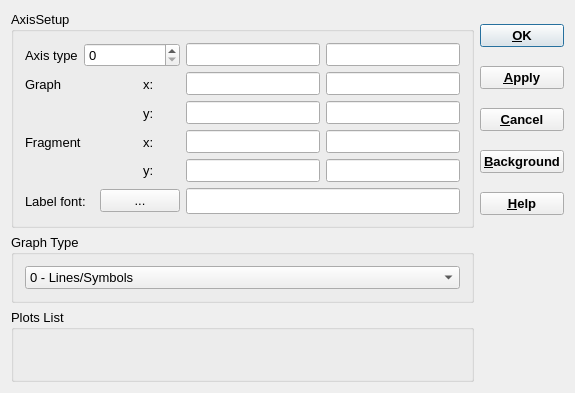
<?xml version="1.0" encoding="UTF-8"?>
<ui version="4.0">
 <class>LegendDialogData</class>
 <widget class="QDialog" name="LegendDialogData">
  <property name="windowModality">
   <enum>Qt::WindowModal</enum>
  </property>
  <property name="geometry">
   <rect>
    <x>0</x>
    <y>0</y>
    <width>575</width>
    <height>393</height>
   </rect>
  </property>
  <property name="font">
   <font>
    <pointsize>10</pointsize>
   </font>
  </property>
  <property name="windowTitle">
   <string>Legend and Configuration for: </string>
  </property>
  <layout class="QGridLayout">
   <item row="0" column="0">
    <widget class="QGroupBox" name="pAxis_2">
     <property name="sizePolicy">
      <sizepolicy hsizetype="Minimum" vsizetype="Minimum">
       <horstretch>0</horstretch>
       <verstretch>0</verstretch>
      </sizepolicy>
     </property>
     <property name="title">
      <string>AxisSetup</string>
     </property>
     <layout class="QGridLayout">
      <item row="0" column="0">
       <widget class="QLabel" name="TextLabel1">
        <property name="text">
         <string>Axis type</string>
        </property>
        <property name="wordWrap">
         <bool>false</bool>
        </property>
       </widget>
      </item>
      <item row="0" column="1" colspan="3">
       <widget class="QSpinBox" name="pAxis">
        <property name="maximum">
         <number>20</number>
        </property>
       </widget>
      </item>
      <item row="0" column="4" rowspan="5">
       <layout class="QGridLayout" name="layout">
        <item row="0" column="0">
         <widget class="QLineEdit" name="pXname">
          <property name="toolTip">
           <string>Name of  x  axis</string>
          </property>
          <property name="maxLength">
           <number>9</number>
          </property>
         </widget>
        </item>
        <item row="1" column="0">
         <widget class="QLineEdit" name="pX0">
          <property name="toolTip">
           <string>Minimum</string>
          </property>
         </widget>
        </item>
        <item row="3" column="1">
         <widget class="QLineEdit" name="pfXn">
          <property name="toolTip">
           <string>Maximum</string>
          </property>
         </widget>
        </item>
        <item row="4" column="1">
         <widget class="QLineEdit" name="pfYn">
          <property name="toolTip">
           <string>Maximum</string>
          </property>
         </widget>
        </item>
        <item row="1" column="1">
         <widget class="QLineEdit" name="pXn">
          <property name="toolTip">
           <string>Maximum</string>
          </property>
         </widget>
        </item>
        <item row="4" column="0">
         <widget class="QLineEdit" name="pfY0">
          <property name="toolTip">
           <string>Minimum</string>
          </property>
         </widget>
        </item>
        <item row="2" column="0">
         <widget class="QLineEdit" name="pY0">
          <property name="toolTip">
           <string>Minimum</string>
          </property>
         </widget>
        </item>
        <item row="0" column="1">
         <widget class="QLineEdit" name="pYname">
          <property name="toolTip">
           <string>Name of  y  axis</string>
          </property>
          <property name="maxLength">
           <number>9</number>
          </property>
         </widget>
        </item>
        <item row="3" column="0">
         <widget class="QLineEdit" name="pfX0">
          <property name="toolTip">
           <string>Minimum</string>
          </property>
         </widget>
        </item>
        <item row="2" column="1">
         <widget class="QLineEdit" name="pYn">
          <property name="toolTip">
           <string>Maximum</string>
          </property>
         </widget>
        </item>
       </layout>
      </item>
      <item row="1" column="0" colspan="3">
       <widget class="QLabel" name="TextLabel1_2">
        <property name="text">
         <string>Graph</string>
        </property>
        <property name="wordWrap">
         <bool>false</bool>
        </property>
       </widget>
      </item>
      <item row="1" column="3">
       <widget class="QLabel" name="TextLabel1_2_2">
        <property name="text">
         <string>x:</string>
        </property>
        <property name="wordWrap">
         <bool>false</bool>
        </property>
       </widget>
      </item>
      <item row="2" column="3">
       <widget class="QLabel" name="TextLabel1_2_2_2">
        <property name="text">
         <string>y:</string>
        </property>
        <property name="wordWrap">
         <bool>false</bool>
        </property>
       </widget>
      </item>
      <item row="3" column="0" colspan="3">
       <widget class="QLabel" name="TextLabel1_2_3">
        <property name="text">
         <string>Fragment</string>
        </property>
        <property name="wordWrap">
         <bool>false</bool>
        </property>
       </widget>
      </item>
      <item row="3" column="3">
       <widget class="QLabel" name="TextLabel1_2_2_3">
        <property name="text">
         <string>x:</string>
        </property>
        <property name="wordWrap">
         <bool>false</bool>
        </property>
       </widget>
      </item>
      <item row="4" column="3">
       <widget class="QLabel" name="TextLabel1_2_2_2_2">
        <property name="text">
         <string>y:</string>
        </property>
        <property name="wordWrap">
         <bool>false</bool>
        </property>
       </widget>
      </item>
      <item row="5" column="0" colspan="2">
       <widget class="QLabel" name="textLabel2">
        <property name="sizePolicy">
         <sizepolicy hsizetype="Minimum" vsizetype="Preferred">
          <horstretch>0</horstretch>
          <verstretch>0</verstretch>
         </sizepolicy>
        </property>
        <property name="toolTip">
         <string/>
        </property>
        <property name="text">
         <string>Label font:</string>
        </property>
        <property name="wordWrap">
         <bool>false</bool>
        </property>
       </widget>
      </item>
      <item row="5" column="2" colspan="2">
       <widget class="QPushButton" name="pBtnChangeFont">
        <property name="text">
         <string>...</string>
        </property>
       </widget>
      </item>
      <item row="5" column="4">
       <widget class="QLineEdit" name="pLabelFont">
        <property name="font">
         <font>
          <pointsize>11</pointsize>
         </font>
        </property>
        <property name="toolTip">
         <string>This label font is common for all graphs</string>
        </property>
        <property name="readOnly">
         <bool>true</bool>
        </property>
       </widget>
      </item>
     </layout>
    </widget>
   </item>
   <item row="0" column="1">
    <layout class="QVBoxLayout">
     <item>
      <widget class="QPushButton" name="pBtnOk">
       <property name="font">
        <font>
         <weight>75</weight>
         <bold>true</bold>
        </font>
       </property>
       <property name="toolTip">
        <string>Apply changes to the graph and close this dialog</string>
       </property>
       <property name="text">
        <string>&amp;OK</string>
       </property>
       <property name="default">
        <bool>true</bool>
       </property>
      </widget>
     </item>
     <item>
      <widget class="QPushButton" name="pBtnApply">
       <property name="font">
        <font>
         <weight>75</weight>
         <bold>true</bold>
        </font>
       </property>
       <property name="toolTip">
        <string>Apply changes to the graph and do not close this dialog</string>
       </property>
       <property name="text">
        <string>&amp;Apply</string>
       </property>
      </widget>
     </item>
     <item>
      <widget class="QPushButton" name="pBthCancel">
       <property name="font">
        <font>
         <weight>75</weight>
         <bold>true</bold>
        </font>
       </property>
       <property name="toolTip">
        <string>Discard  changes and close this dialog</string>
       </property>
       <property name="text">
        <string>&amp;Cancel</string>
       </property>
      </widget>
     </item>
     <item>
      <widget class="QPushButton" name="pBtnBackgr">
       <property name="font">
        <font>
         <weight>75</weight>
         <bold>true</bold>
        </font>
       </property>
       <property name="toolTip">
        <string>Set background color of the graph area</string>
       </property>
       <property name="text">
        <string>&amp;Background</string>
       </property>
      </widget>
     </item>
     <item>
      <widget class="QPushButton" name="pHelp">
       <property name="font">
        <font>
         <weight>75</weight>
         <bold>true</bold>
        </font>
       </property>
       <property name="text">
        <string>&amp;Help</string>
       </property>
       <property name="shortcut">
        <string>F1</string>
       </property>
      </widget>
     </item>
    </layout>
   </item>
   <item row="1" column="0">
    <widget class="QGroupBox" name="buttonGroup1">
     <property name="sizePolicy">
      <sizepolicy hsizetype="Minimum" vsizetype="Minimum">
       <horstretch>0</horstretch>
       <verstretch>0</verstretch>
      </sizepolicy>
     </property>
     <property name="title">
      <string>Graph Type</string>
     </property>
     <layout class="QVBoxLayout">
      <item>
       <widget class="QComboBox" name="comboBox1">
        <item>
         <property name="text">
          <string>0 - Lines/Symbols</string>
         </property>
        </item>
        <item>
         <property name="text">
          <string>1 - Cumulative</string>
         </property>
        </item>
        <item>
         <property name="text">
          <string>2 - Isolines</string>
         </property>
        </item>
       </widget>
      </item>
     </layout>
    </widget>
   </item>
   <item row="2" column="0">
    <widget class="QGroupBox" name="plotsLst">
     <property name="sizePolicy">
      <sizepolicy hsizetype="Expanding" vsizetype="Expanding">
       <horstretch>0</horstretch>
       <verstretch>0</verstretch>
      </sizepolicy>
     </property>
     <property name="title">
      <string>Plots List </string>
     </property>
    </widget>
   </item>
  </layout>
 </widget>
 <layoutdefault spacing="6" margin="11"/>
 <tabstops>
  <tabstop>pBtnOk</tabstop>
  <tabstop>pBtnApply</tabstop>
  <tabstop>pBthCancel</tabstop>
  <tabstop>pBtnBackgr</tabstop>
  <tabstop>pAxis</tabstop>
  <tabstop>pXname</tabstop>
  <tabstop>pYname</tabstop>
  <tabstop>pX0</tabstop>
  <tabstop>pXn</tabstop>
  <tabstop>pY0</tabstop>
  <tabstop>pYn</tabstop>
  <tabstop>pfX0</tabstop>
  <tabstop>pfXn</tabstop>
  <tabstop>pfY0</tabstop>
  <tabstop>pfYn</tabstop>
  <tabstop>pBtnChangeFont</tabstop>
  <tabstop>pLabelFont</tabstop>
  <tabstop>comboBox1</tabstop>
 </tabstops>
 <resources/>
 <connections>
  <connection>
   <sender>pBtnApply</sender>
   <signal>clicked()</signal>
   <receiver>LegendDialogData</receiver>
   <slot>CmApply()</slot>
   <hints>
    <hint type="sourcelabel">
     <x>20</x>
     <y>20</y>
    </hint>
    <hint type="destinationlabel">
     <x>20</x>
     <y>20</y>
    </hint>
   </hints>
  </connection>
  <connection>
   <sender>pBtnOk</sender>
   <signal>clicked()</signal>
   <receiver>LegendDialogData</receiver>
   <slot>accept()</slot>
   <hints>
    <hint type="sourcelabel">
     <x>20</x>
     <y>20</y>
    </hint>
    <hint type="destinationlabel">
     <x>20</x>
     <y>20</y>
    </hint>
   </hints>
  </connection>
  <connection>
   <sender>pBthCancel</sender>
   <signal>clicked()</signal>
   <receiver>LegendDialogData</receiver>
   <slot>reject()</slot>
   <hints>
    <hint type="sourcelabel">
     <x>20</x>
     <y>20</y>
    </hint>
    <hint type="destinationlabel">
     <x>20</x>
     <y>20</y>
    </hint>
   </hints>
  </connection>
  <connection>
   <sender>pBtnBackgr</sender>
   <signal>clicked()</signal>
   <receiver>LegendDialogData</receiver>
   <slot>CmBackground()</slot>
   <hints>
    <hint type="sourcelabel">
     <x>20</x>
     <y>20</y>
    </hint>
    <hint type="destinationlabel">
     <x>20</x>
     <y>20</y>
    </hint>
   </hints>
  </connection>
 </connections>
</ui>
